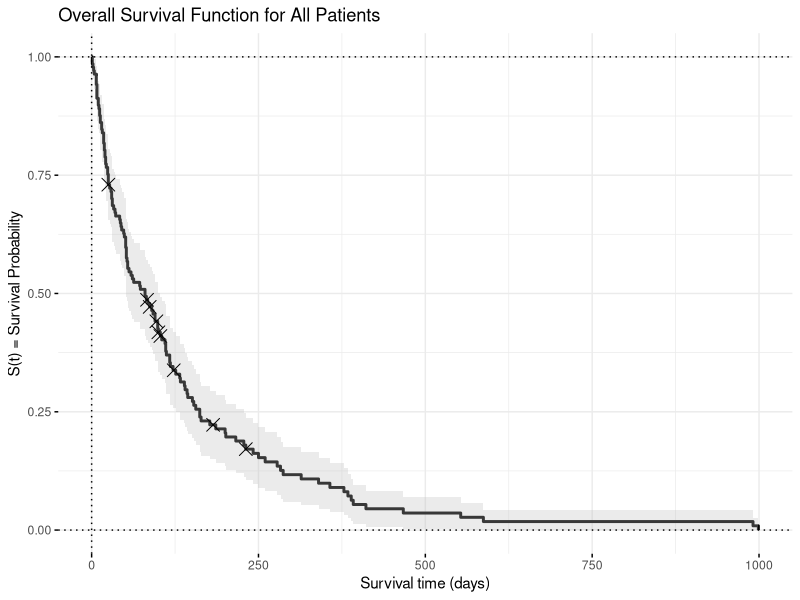
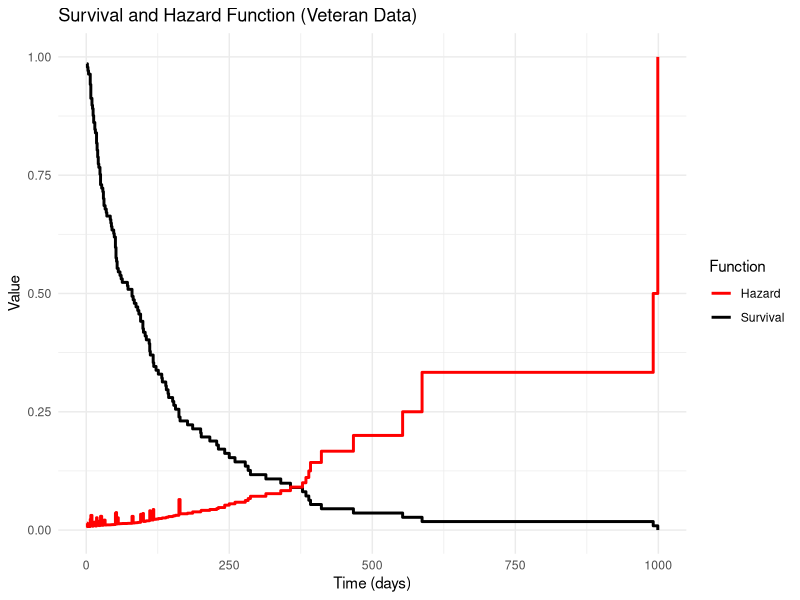

Write R code to recreate these figures, in order.
## ---- chunk 1
#| echo: false
#| message: false
#| warning: false
#| paged-print: false
library(survival)
library(survminer)

fit <- survfit(Surv(time, status) ~ 1, data = veteran, conf.type = "plain")

survplot <- ggsurvplot(
  fit,
  data = veteran,
  conf.int = TRUE,
  xlim = c(0, 1000),
  xlab = "Survival time (days)",
  ylab = "S(t) = Survival Probability",
  palette = "black",
  legend = "none",             
  censor.shape = 4,            
  censor.size = 4,             
  ggtheme = theme_minimal(),
  risk.table = FALSE
)

survplot$plot +
  geom_hline(yintercept = c(0, 1), linetype = "dotted") +
  geom_vline(xintercept = 0, linetype = "dotted") + 
  ggtitle("Overall Survival Function for All Patients")
## ---- chunk 2
summary(fit, times = 250)
## ---- chunk 3
#| echo: false
#| message: false
#| warning: false
#| paged-print: false
library(survival)
library(ggplot2)

fit <- survfit(Surv(time, status) ~ 1, data = veteran)
km <- summary(fit)


df <- data.frame(
  time = km$time,
  survival = km$surv,
  hazard = km$n.event / km$n.risk
)

ggplot(df) +
  geom_step(aes(x = time, y = survival, color = "Survival"), size = 1) +
  geom_step(aes(x = time, y = hazard, color = "Hazard"), size = 1) +
  scale_color_manual(name = "Function", values = c("Survival" = "black", "Hazard" = "red")) +
  labs(title = "Survival and Hazard Function (Veteran Data)",
       x = "Time (days)", y = "Value") +
  theme_minimal()
